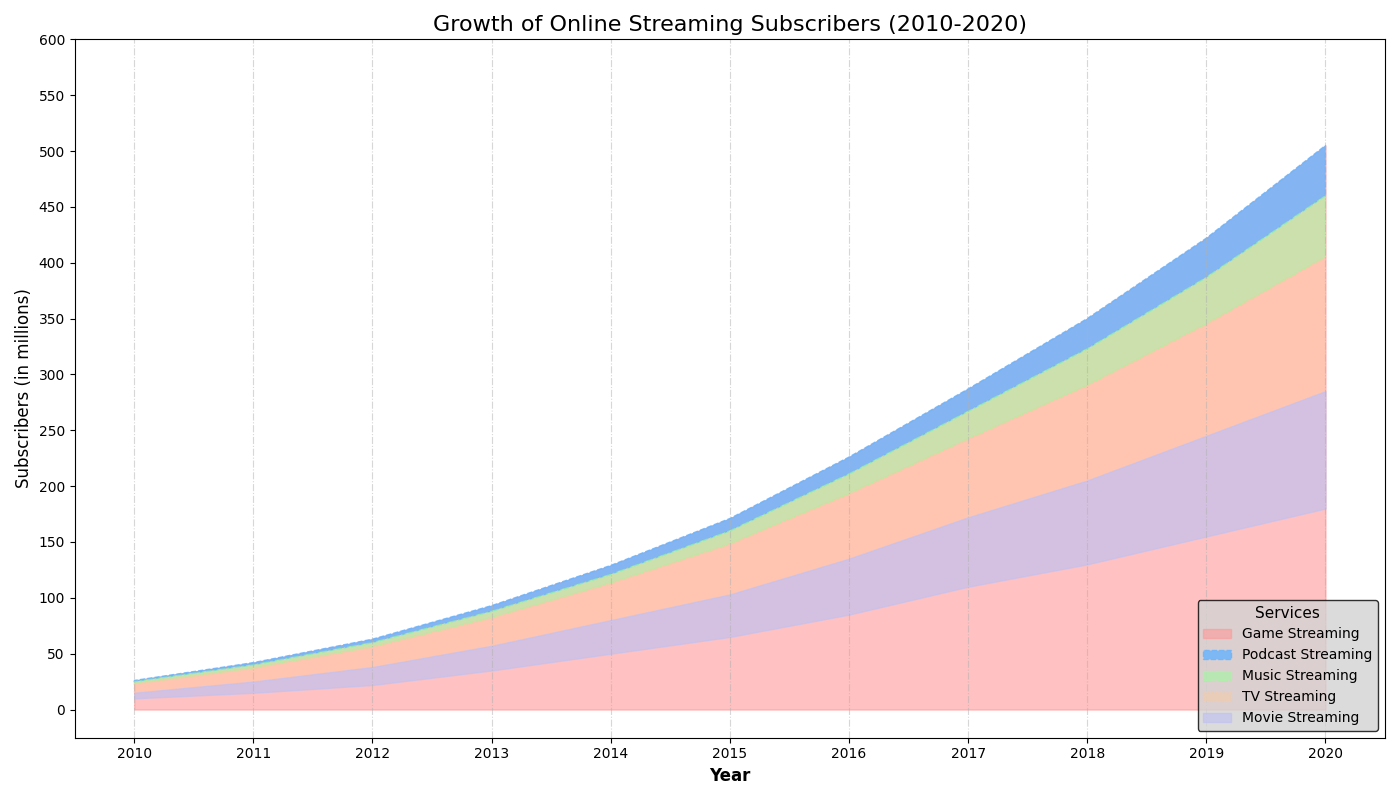

The Python source for this figure:
import matplotlib.pyplot as plt
import numpy as np

# Data: Streaming service subscription counts (in millions) from 2010 to 2020
years = np.arange(2010, 2021)
movie_streaming = np.array([10, 15, 22, 35, 50, 65, 85, 110, 130, 155, 180])
tv_streaming = np.array([5, 10, 16, 22, 30, 38, 50, 62, 75, 90, 105])
music_streaming = np.array([8, 12, 18, 25, 33, 45, 58, 70, 85, 100, 120])
podcast_streaming = np.array([2, 3, 4, 6, 8, 12, 18, 25, 33, 42, 55])
game_streaming = np.array([1, 2, 3, 5, 8, 11, 15, 20, 27, 35, 45])

# Create a stacked cumulative data array
movie_cum = np.array(movie_streaming)
tv_cum = movie_cum + np.array(tv_streaming)
music_cum = tv_cum + np.array(music_streaming)
podcast_cum = music_cum + np.array(podcast_streaming)
game_cum = podcast_cum + np.array(game_streaming)

# Plotting the area chart
fig, ax = plt.subplots(figsize=(14, 8))

ax.fill_between(years, game_cum, color='#ff9999', alpha=0.6, label='Game Streaming', linestyle='solid')
ax.fill_between(years, podcast_cum, game_cum, color='#66b3ff', alpha=0.8, label='Podcast Streaming', linestyle='dashed')
ax.fill_between(years, music_cum, podcast_cum, color='#99ff99', alpha=0.5, label='Music Streaming', linestyle='dashdot')
ax.fill_between(years, tv_cum, music_cum, color='#ffcc99', alpha=0.4, label='TV Streaming', linestyle='dotted')
ax.fill_between(years, movie_cum, tv_cum, color='#c2c2f0', alpha=0.7, label='Movie Streaming', linestyle='solid')

# Setting title and labels
ax.set_title('Growth of Online Streaming Subscribers (2010-2020)', fontsize=16, fontweight='normal')
ax.set_xlabel('Year', fontsize=12, fontweight='bold')
ax.set_ylabel('Subscribers (in millions)', fontsize=12)

# Customizing legend
ax.legend(loc='lower right', fontsize=10, title='Services', title_fontsize='11', frameon=True, facecolor='lightgrey', edgecolor='black')

# Enhancing readability with grid lines
ax.grid(axis='x', linestyle='-.', alpha=0.5)

# Setting ticks and labels
ax.set_xticks(years)
ax.set_xticklabels(years, rotation=0)
ax.set_yticks(np.arange(0, 601, 50))

# Adjusting layout to avoid overlapping
plt.tight_layout()

# Display the chart
plt.show()
